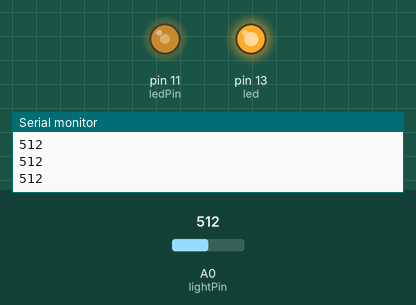
Recording of a sketch running on a simulated Arduino Uno, built with avr-gcc and run on an emulated ATmega328P. Shown: output pins drawn as LEDs (lit = HIGH), the last lines printed to the serial monitor. Inputs (shaded band) come from the test bench; at power-on: A0 (lightPin) = 512.

Above: at 1.2 s.
1.3 s: A0 (lightPin) set to 716
At 2.4 s:
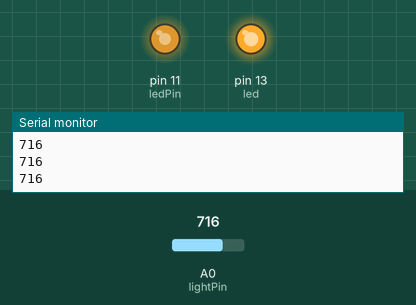
2.8 s: A0 (lightPin) set to 900
At 3.6 s:
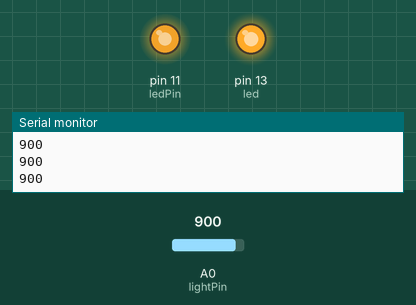
4.3 s: A0 (lightPin) set to 122
At 4.9 s:
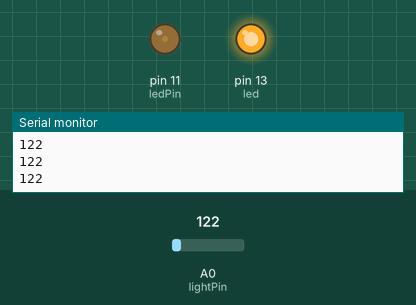
5.8 s: A0 (lightPin) set to 90
At 6.9 s:
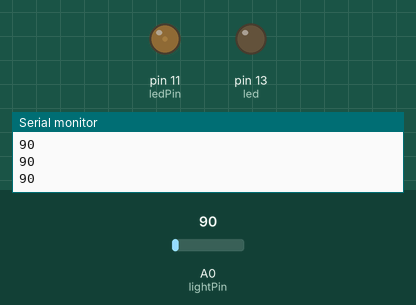
7.3 s: A0 (lightPin) set to 0
At 8.3 s:
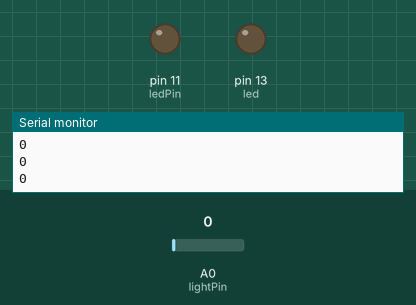
Timing chart, 0 to 9.8 s (numbered marks = the images above; inputs shaded):
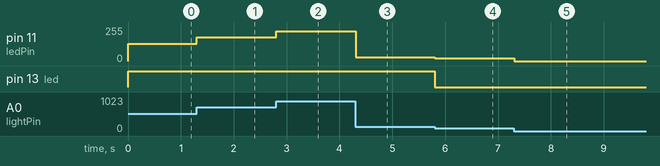

Measured:
- after the input at 1.3 s, pin 11 (ledPin): 128/255 → 179/255 at once
- after the input at 2.8 s, pin 11 (ledPin): 179/255 → 225/255 at once
- after the input at 4.3 s, pin 11 (ledPin): 225/255 → 30/255 at once
- after the input at 5.8 s, pin 11 (ledPin): 30/255 → 22/255 at once; pin 13 (led): HIGH → LOW at once
- after the input at 7.3 s, pin 11 (ledPin): 22/255 → 0/255 at once

The sketch:

malz.ino
```cpp
/* Simple test of the functionality of the photo resistor

Connect the photoresistor one leg to pin 0, and pin to +5V
Connect a resistor (around 10k is a good value, higher
values gives higher readings) from pin 0 to GND. (see appendix of arduino notebook page 37 for schematics).

----------------------------------------------------

           PhotoR     10K
 +5    o---/\/\/--.--/\/\/---o GND
                  |
 Pin 0 o-----------

----------------------------------------------------
*/

int lightPin = 0;  //define a pin for Photo resistor
int ledPin=11;     //define a pin for LED
int led=13;

void setup()
{
    Serial.begin(9600);  //Begin serial communcation
    pinMode( ledPin, OUTPUT );
    pinMode(led, OUTPUT);
}

void loop()
{
    Serial.println(analogRead(lightPin)); //Write the value of the photoresistor to the serial monitor.
    analogWrite(ledPin, analogRead(lightPin)/4);  //send the value to the ledPin. Depending on value of resistor
                                                //you have  to divide the value. for example,
                                                //with a 10k resistor divide the value by 2, for 100k resistor divide by 4.
   if (analogRead(lightPin) > 100)
     digitalWrite(led, HIGH);
    else
      digitalWrite(led, LOW);
   delay(10); //short delay for faster response to light.
}
```
